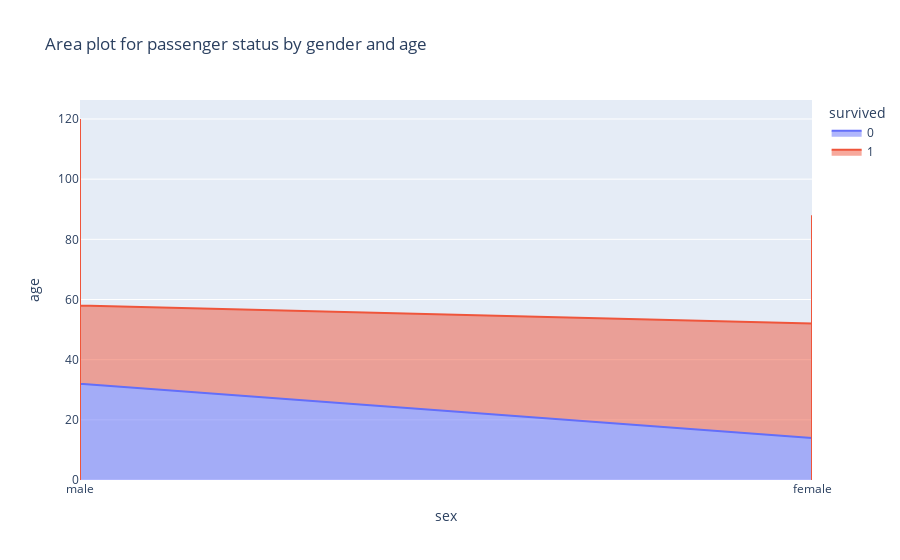

The cell this chart's notebook holds for it:
### Code cell
#Area chart
fig= px.area(df,x='sex',y='age',color='survived',title="Area plot for passenger status by gender and age")
fig.show()

### Figure 1 — Plotly figure (JSON) as saved in the notebook; plotly's stock layout.template omitted (floating-point values rounded to 4 significant figures; data arrays with more than 128 entries replaced by an {"elided": "..."} marker saying what was removed)
{"data": [{"fillpattern": {"shape": ""}, "hovertemplate": "survived=0<br>sex=%{x}<br>age=%{y}<extra></extra>", "legendgroup": "0", "line": {"color": "#636efa"}, "marker": {"symbol": "circle"}, "mode": "lines", "name": "0", "orientation": "v", "showlegend": true, "stackgroup": "1", "type": "scatter", "x": {"elided": "549 str values"}, "xaxis": "x", "y": {"elided": "549 float values"}, "yaxis": "y"}, {"fillpattern": {"shape": ""}, "hovertemplate": "survived=1<br>sex=%{x}<br>age=%{y}<extra></extra>", "legendgroup": "1", "line": {"color": "#EF553B"}, "marker": {"symbol": "circle"}, "mode": "lines", "name": "1", "orientation": "v", "showlegend": true, "stackgroup": "1", "type": "scatter", "x": {"elided": "342 str values"}, "xaxis": "x", "y": {"elided": "342 float values"}, "yaxis": "y"}], "layout": {"legend": {"title": {"text": "survived"}, "tracegroupgap": 0}, "title": {"text": "Area plot for passenger status by gender and age"}, "xaxis": {"anchor": "y", "domain": [0, 1], "title": {"text": "sex"}}, "yaxis": {"anchor": "x", "domain": [0, 1], "title": {"text": "age"}}}}
